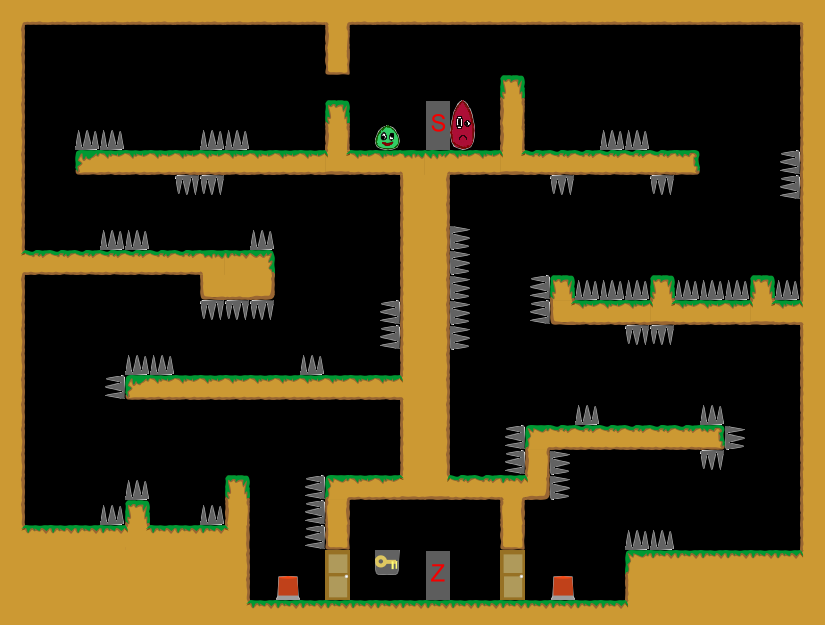

A level layout from a 2D game, rendered from its tile map. Below: a short description, then the map file with tile-grid data replaced by summaries:
An orthogonal 33x25 tile map with 25x25 px tiles, 1 tile layer (Kachelebene 1).

<map version="1.0" orientation="orthogonal" width="33" height="25" tilewidth="25" tileheight="25">
 <tileset firstgid="1" name="Tileset" tilewidth="25" tileheight="25">
  <image source="../../../img/Tileset.png" width="400" height="250" />
 </tileset>
 <layer name="Kachelebene 1" width="33" height="25">
  <properties>
   <property name="Buttons" value="" />
   <property name="Doors" value="" />
  </properties>
  <data>[825 cells, 341 non-empty, 50 distinct tile ids]</data>
 </layer>
</map>
